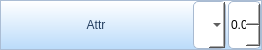
<?xml version="1.0" encoding="UTF-8"?>
<ui version="4.0">
 <class>WgFloatListEditor</class>
 <widget class="QWidget" name="WgFloatListEditor">
  <property name="geometry">
   <rect>
    <x>0</x>
    <y>0</y>
    <width>262</width>
    <height>50</height>
   </rect>
  </property>
  <property name="sizePolicy">
   <sizepolicy hsizetype="Ignored" vsizetype="Fixed">
    <horstretch>0</horstretch>
    <verstretch>0</verstretch>
   </sizepolicy>
  </property>
  <property name="windowTitle">
   <string>Form</string>
  </property>
  <property name="styleSheet">
   <string notr="true">border:1px solid rgb(171,189,212);
background-color: qlineargradient(spread:pad, x1:1, y1:0, x2:0.999955, y2:0.983, stop:0 rgba(255, 255, 255, 255), stop:1 rgba(188, 220, 250, 255));</string>
  </property>
  <layout class="QHBoxLayout" name="horizontalLayout">
   <property name="spacing">
    <number>2</number>
   </property>
   <property name="leftMargin">
    <number>1</number>
   </property>
   <property name="topMargin">
    <number>1</number>
   </property>
   <property name="rightMargin">
    <number>1</number>
   </property>
   <property name="bottomMargin">
    <number>1</number>
   </property>
   <item>
    <widget class="QLabel" name="labName">
     <property name="sizePolicy">
      <sizepolicy hsizetype="Fixed" vsizetype="Ignored">
       <horstretch>0</horstretch>
       <verstretch>0</verstretch>
      </sizepolicy>
     </property>
     <property name="minimumSize">
      <size>
       <width>190</width>
       <height>0</height>
      </size>
     </property>
     <property name="maximumSize">
      <size>
       <width>190</width>
       <height>16777215</height>
      </size>
     </property>
     <property name="font">
      <font>
       <family>Microsoft YaHei UI</family>
      </font>
     </property>
     <property name="styleSheet">
      <string notr="true">color: rgb(35, 62, 95);
border: none;</string>
     </property>
     <property name="text">
      <string>Attr</string>
     </property>
     <property name="alignment">
      <set>Qt::AlignCenter</set>
     </property>
    </widget>
   </item>
   <item>
    <widget class="QComboBox" name="comboBoxIndex">
     <property name="enabled">
      <bool>true</bool>
     </property>
     <property name="sizePolicy">
      <sizepolicy hsizetype="Ignored" vsizetype="Ignored">
       <horstretch>0</horstretch>
       <verstretch>0</verstretch>
      </sizepolicy>
     </property>
     <property name="minimumSize">
      <size>
       <width>0</width>
       <height>0</height>
      </size>
     </property>
     <property name="maximumSize">
      <size>
       <width>16777215</width>
       <height>16777215</height>
      </size>
     </property>
     <property name="font">
      <font>
       <family>Microsoft YaHei UI</family>
      </font>
     </property>
     <property name="focusPolicy">
      <enum>Qt::WheelFocus</enum>
     </property>
     <property name="styleSheet">
      <string notr="true">QComboBox {
	border:1px solid rgb(168, 186, 209);
	border-radius: 5px;
	background: rgb(255, 255, 255);
	color: rgb(0, 0, 0);
}

QComboBox::hover
{
	background-color: rgb(255, 255, 191);
}

QComboBox QAbstractItemView {
    border:1px solid rgb(238, 107, 71);
    background-color: rgb(255, 255, 191);
    selection-background-color: rgb(238, 107, 71);
}
</string>
     </property>
    </widget>
   </item>
   <item>
    <widget class="QDoubleSpinBox" name="doubleSpinBoxValue">
     <property name="sizePolicy">
      <sizepolicy hsizetype="Ignored" vsizetype="Ignored">
       <horstretch>0</horstretch>
       <verstretch>0</verstretch>
      </sizepolicy>
     </property>
     <property name="minimumSize">
      <size>
       <width>0</width>
       <height>0</height>
      </size>
     </property>
     <property name="maximumSize">
      <size>
       <width>16777215</width>
       <height>16777215</height>
      </size>
     </property>
     <property name="font">
      <font>
       <family>Microsoft YaHei UI</family>
      </font>
     </property>
     <property name="styleSheet">
      <string notr="true">QDoubleSpinBox {
	border:1px solid rgb(168, 186, 209);
	border-radius: 5px;
	background: rgb(255, 255, 255);
	color: rgb(0, 0, 0);
}

QDoubleSpinBox::hover
{
	background-color: rgb(255, 255, 191);
}

QDoubleSpinBox QAbstractItemView {
    border:1px solid rgb(238, 107, 71);
    background-color: rgb(255, 255, 191);
    selection-background-color: rgb(238, 107, 71);
}</string>
     </property>
    </widget>
   </item>
  </layout>
 </widget>
 <resources/>
 <connections/>
</ui>
